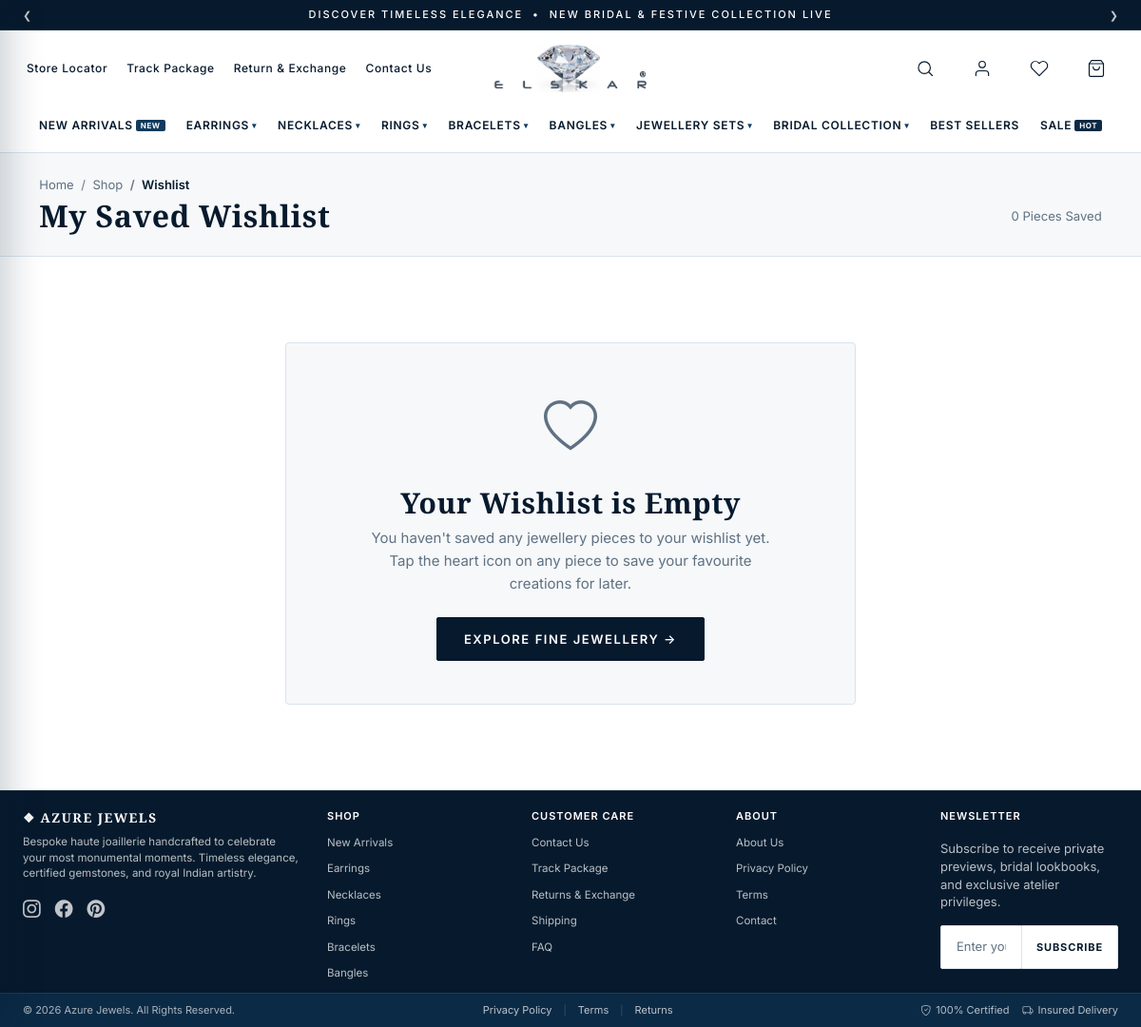
The app's page /wishlist/ with its own data.
### store/models.py (models this page shows, shortened)
class Category(models.Model):
    name = models.CharField(max_length=120)
    slug = models.SlugField(max_length=140, unique=True, blank=True)
    parent = models.ForeignKey(
        'self',
        on_delete=models.CASCADE,
        null=True,
        blank=True,
        related_name='subcategories'
    )
    image = models.ImageField(upload_to='categories/', blank=True, null=True)
    description = models.TextField(blank=True)
    menu_group = models.CharField(
        max_length=100,
        blank=True,
        default='SHOP BY STYLE',
        help_text='Mega-menu grouping, e.g. SHOP BY STYLE, OCCASION & METAL, FEATURED'
    )
    order = models.PositiveIntegerField(default=0)
    active = models.BooleanField(default=True)
    created_at = models.DateTimeField(auto_now_add=True)
    class Meta:
        verbose_name = 'Category'
        verbose_name_plural = 'Categories'
        ordering = ['order', 'name']
        unique_together = ('parent', 'name')
    def get_absolute_url(self):
        if self.parent:
            return reverse('subcategory_detail', kwargs={'category_slug': self.parent.slug, 'subcategory_slug': self.slug})
        return reverse('category_detail', kwargs={'category_slug': self.slug})

### store/views.py (the view)
# urls.py: path('wishlist/', views.wishlist_detail, name='wishlist'),
def wishlist_detail(request):
    if request.user.is_authenticated:
        wishlist_items = Wishlist.objects.filter(user=request.user).select_related('product')
        products = [item.product for item in wishlist_items]
    else:
        wishlist_ids = request.session.get('wishlist_ids', [])
        products = Product.objects.filter(id__in=wishlist_ids, active=True)
    context = {
        'products': products,
    }
    return render(request, 'wishlist.html', context)

### store/models.py (called while the page is built)
    @property
    def total_items(self):
        return sum(item.quantity for item in self.items.all())

### templates/wishlist.html (shortened to what this page needs)
{% extends "base.html" %}
{% load static %}
{% block content %}
<section class="py-4 border-bottom" style="background-color: var(--off-white); border-color: var(--border-light) !important;">
  <div class="container">
    <nav aria-label="breadcrumb">
      <ol class="breadcrumb mb-1" style="font-size: 13px;">
        <li class="breadcrumb-item"><a href="{% url 'home' %}" class="text-muted">Home</a></li>
        <li class="breadcrumb-item"><a href="{% url 'shop' %}" class="text-muted">Shop</a></li>
        <li class="breadcrumb-item active text-dark fw-semibold" aria-current="page">Wishlist</li>
      </ol>
    </nav>
    <div class="d-flex justify-content-between align-items-center">
      <h1 class="azure-title mb-0" style="font-size: 32px;">My Saved Wishlist</h1>
      <span class="text-muted small">{{ products|length }} Pieces Saved</span>
    </div>
  </div>
</section>
<section class="py-5 bg-white">
  <div class="container">
    {% if products %}
    <div class="row row-cols-2 row-cols-md-3 row-cols-lg-4 g-3 g-lg-4">
      {% for product in products %}
      <div class="col">
        <div class="azure-product-card">
          <div class="azure-product-img-wrap">
            <a href="{{ product.get_absolute_url }}">
              {% if product.image %}
              <img src="{{ product.image.url }}" alt="{{ product.name }}" loading="lazy">
              {% else %}
              <img src="{% static 'assets/images/featured-products/01.webp' %}" alt="{{ product.name }}" loading="lazy">
              {% endif %}
            </a>
            <a href="{% url 'wishlist_toggle' product.id %}" class="azure-product-wish-btn" title="Remove from Wishlist">
              <i class="bi bi-trash text-dark"></i>
            </a>
          </div>
          <div class="azure-product-info">
            <span class="azure-product-category">{{ product.category.name|default:"Fine Jewellery" }}</span>
            <h2 class="azure-product-title fs-6 mb-1">
              <a href="{{ product.get_absolute_url }}">{{ product.name }}</a>
            </h2>
            <div class="azure-product-prices mb-3">
              <span class="azure-current-price">₹{{ product.current_price|floatformat:0 }}</span>
              {% if product.sale_price and product.sale_price < product.price %}
              <span class="azure-original-price">₹{{ product.price|floatformat:0 }}</span>
              {% endif %}
            </div>
            <div class="mt-auto d-grid gap-2">
              {% if product.is_in_stock %}
              <a href="{% url 'wishlist_move_to_cart' product.id %}" class="btn-azure btn-azure-sm text-center">
                <i class="bi bi-bag-plus me-1"></i> MOVE TO BAG
              </a>
              {% else %}
              <button class="btn btn-secondary btn-sm disabled" disabled>OUT OF STOCK</button>
              {% endif %}
            </div>
          </div>
        </div>
      </div>
      {% endfor %}
    </div>
    {% else %}
    <div class="text-center py-5">
      <div class="p-5 border rounded-1 mx-auto" style="border-color: var(--border-light) !important; background-color: var(--off-white); max-width: 600px;">
        <i class="bi bi-heart text-muted" style="font-size: 56px;"></i>
        <h2 class="azure-title mt-3">Your Wishlist is Empty</h2>
        <p class="text-muted mx-auto mb-4" style="max-width: 440px;">
          You haven't saved any jewellery pieces to your wishlist yet. Tap the heart icon on any piece to save your favourite creations for later.
        </p>
        <a href="{% url 'shop' %}" class="btn-azure">EXPLORE FINE JEWELLERY &rarr;</a>
      </div>
    </div>
    {% endif %}
  </div>
</section>
{% endblock %}

### templates/includes/header.html (shortened to what this page needs)
{% load static %}
<div class="azure-header-wrapper" id="azureHeaderWrapper">
  <div class="azure-announcement-bar" id="azureAnnouncementBar" role="region" aria-label="Announcements">
    <div class="azure-announcement-container">
      <button type="button" class="azure-announcement-arrow azure-announcement-prev" id="azureAnnouncePrev" aria-label="Previous announcement">&#10094;</button>
      <div class="azure-announcement-slider" id="azureAnnounceSlider">
        <div class="azure-announcement-item active">
          <span class="azure-announcement-text d-none d-sm-inline">
            DISCOVER TIMELESS ELEGANCE &nbsp;&bull;&nbsp; NEW BRIDAL &amp; FESTIVE COLLECTION LIVE
          </span>
        </div>
      </div>
      <button type="button" class="azure-announcement-arrow azure-announcement-next" id="azureAnnounceNext" aria-label="Next announcement">&#10095;</button>
    </div>
  </div>
  <header class="azure-main-header" id="azureMainHeader" role="banner">
    <div class="azure-header-container">
      <div class="azure-header-left">
        <nav class="azure-header-utility-nav d-none d-lg-flex" aria-label="Top Utility Links">
          <a href="{% url 'store_locator' %}" class="azure-utility-link">Store Locator</a>
          <a href="{% url 'track_package' %}" class="azure-utility-link">Track Package</a>
          <a href="{% url 'returns' %}" class="azure-utility-link">Return &amp; Exchange</a>
          <a href="{% url 'contact' %}" class="azure-utility-link">Contact Us</a>
        </nav>
      </div>
      <div class="azure-header-center">
        <a href="{% url 'home' %}" class="azure-brand-logo" aria-label="Azure Jewels Home">
          <img
            src="{% static 'assets/images/logo-clean.webp' %}"
            alt="Azure Jewels"
            class="azure-logo-image"
          >
        </a>
      </div>
      <div class="azure-header-right">
        <button type="button" class="azure-icon-btn azure-search-toggle" id="azureSearchToggle" aria-label="Search catalogue" title="Search">
          <svg class="azure-icon-svg" viewBox="0 0 24 24" width="20" height="20" stroke="currentColor" stroke-width="1.4" fill="none" stroke-linecap="round" stroke-linejoin="round" aria-hidden="true">
            <circle cx="11" cy="11" r="7.5"></circle>
            <line x1="21" y1="21" x2="16.5" y2="16.5"></line>
          </svg>
        </button>
        <div class="azure-account-dropdown-wrap d-none d-md-inline-flex">
          <a href="{% if user.is_authenticated %}{% url 'account_dashboard' %}{% else %}{% url 'login' %}{% endif %}" class="azure-icon-btn azure-account-btn" id="azureAccountBtn" aria-label="User Account" title="My Account">
            <svg class="azure-icon-svg" viewBox="0 0 24 24" width="20" height="20" stroke="currentColor" stroke-width="1.4" fill="none" stroke-linecap="round" stroke-linejoin="round" aria-hidden="true">
              <path d="M20 21v-2a4 4 0 0 0-4-4H8a4 4 0 0 0-4 4v2"></path>
              <circle cx="12" cy="7" r="4"></circle>
            </svg>
          </a>
        </div>
        <a href="{% url 'wishlist' %}" class="azure-icon-btn azure-wishlist-btn d-none d-md-inline-flex" aria-label="Wishlist" title="Saved Wishlist">
        </a>
        <a href="{% url 'cart' %}" class="azure-icon-btn azure-cart-btn" aria-label="Shopping Bag" title="Shopping Bag">
        </a>
      </div>
    </div>
  </header>
  <nav class="azure-navbar d-none d-lg-block" id="azureNavbar" aria-label="Category Navigation">
    <div class="azure-navbar-container">
      <ul class="azure-nav-list">
        <li class="azure-nav-item">
          <a href="{% url 'shop' %}?new=1" class="azure-nav-link">
            <span>NEW ARRIVALS</span>
            <span class="azure-nav-pill-new">NEW</span>
          </a>
        </li>
        {% for cat in global_categories %}
        <li class="azure-nav-item azure-has-mega">
          <a href="{{ cat.get_absolute_url }}" class="azure-nav-link" aria-haspopup="true" aria-expanded="false">
            <span>{{ cat.name|upper }}</span>
            <span class="azure-nav-caret">&#9662;</span>
          </a>
        </li>
        {% endfor %}
        <li class="azure-nav-item">
          <a href="{% url 'shop' %}?best=1" class="azure-nav-link">
            <span>BEST SELLERS</span>
          </a>
        </li>
        <li class="azure-nav-item">
          <a href="{% url 'shop' %}?sale=1" class="azure-nav-link azure-sale-link">
            <span>SALE</span>
            <span class="azure-nav-pill-sale">HOT</span>
          </a>
        </li>
      </ul>
    </div>
  </nav>
</div>

### static/assets/css/luxury-theme.css (style rules this page uses)
:root { --primary-dark-navy: #071A2D; --primary-navy: #071A2D; --secondary-navy: #0B2A45; --royal-blue: #123B5D; --deep-royal-blue: #164A73; --soft-blue: #EAF2F8; --light-blue: #F4F8FC; --pure-white: #FFFFFF; --white: #FFFFFF; --soft-white: #F6F8FA; --off-white: #F6F8FA; --border-color: #D9E3EC; --border-light: #D9E3EC; --border-dark: rgba(255, 255, 255, 0.15); --primary-text: #071A2D; --text-dark: #071A2D; --text-light: #FFFFFF; --muted-text: #5F7182; --azure-text-muted: #5F7182; --azure-primary-bg: #FFFFFF; --azure-soft-bg: #F6F8FA; --azure-dark-bg: #071A2D; --azure-dark-secondary-bg: #0B2A45; --azure-border-color: #D9E3EC; --azure-main-text: #071A2D; --azure-muted-text: #5F7182; --azure-bg: var(--azure-primary-bg); --azure-bg-white: var(--azure-primary-bg); --azure-bg-soft: var(--azure-soft-bg); --azure-charcoal: var(--azure-dark-bg); --azure-dark: var(--azure-dark-bg); --azure-dark-bar: var(--azure-dark-bg); --azure-text: var(--azure-main-text); --azure-border: var(--azure-border-color); --azure-border-light: var(--azure-border-color); --azure-gold: var(--royal-blue); --azure-gold-hover: var(--deep-royal-blue); --azure-gold-dark: var(--primary-navy); --azure-gold-light: var(--royal-blue); --azure-gold-soft: var(--soft-blue); --azure-sale: var(--secondary-navy); --azure-font-serif: 'Cormorant Garamond', 'Playfair Display', 'Didot', Georgia, serif; --azure-font-sans: 'Inter', -apple-system, BlinkMacSystemFont, 'Segoe UI', Roboto, sans-serif; --azure-shadow-sm: 0 2px 10px rgba(7, 26, 45, 0.05); --azure-shadow-md: 0 8px 24px rgba(7, 26, 45, 0.08); --azure-shadow-lg: 0 16px 40px rgba(7, 26, 45, 0.12); --azure-radius: 2px; --azure-transition: all 0.3s ease; }
html, body { background-color: var(--white); color: var(--azure-text); font-family: var(--azure-font-sans); font-size: 15px; line-height: 1.6; -webkit-font-smoothing: antialiased; -moz-osx-font-smoothing: grayscale; overflow-x: hidden; width: 100%; max-width: 100%; margin: 0; padding: 0; }
h1, h2, h3, h4, h5, h6, .azure-serif, .azure-title { font-family: var(--azure-font-serif); color: var(--text-dark); font-weight: 600; letter-spacing: 0.02em; }
a { color: var(--text-dark); text-decoration: none; transition: var(--azure-transition); }
p { color: var(--azure-text); }
.text-muted { color: var(--azure-text-muted) !important; }
.btn-azure, .btn-azure-dark, .btn-azure-gold, .btn-primary { background-color: var(--primary-navy) !important; color: var(--white) !important; border: 1px solid var(--primary-navy) !important; border-radius: var(--azure-radius) !important; font-family: var(--azure-font-sans); font-size: 13px; font-weight: 600; letter-spacing: 0.12em; text-transform: uppercase; padding: 12px 28px; display: inline-flex; align-items: center; justify-content: center; gap: 8px; transition: var(--azure-transition); box-shadow: none; text-decoration: none !important; }
.breadcrumb-item a { color: var(--azure-text-muted); }
.breadcrumb-item.active { color: var(--primary-navy) !important; }
html, body { overflow-x: clip; max-width: 100%; }

### records on screen
Category: name "EARRINGS"
Category: name "NECKLACES"
Category: name "RINGS"
Category: name "BRACELETS"
Category: name "BANGLES"
Category: name "JEWELLERY SETS"
Category: name "BRIDAL COLLECTION"

### other values on screen
{{ products|length }} "0"
